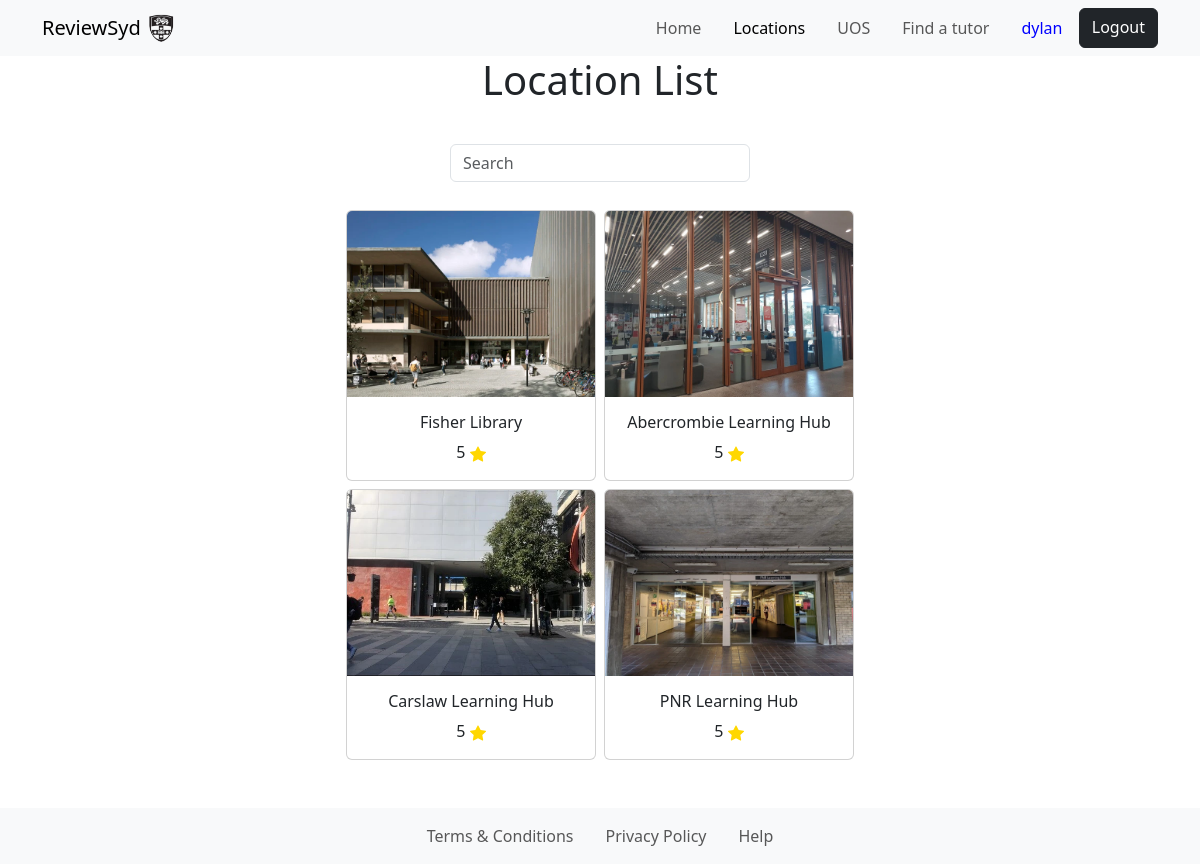
Screenshot of /locationList/ (signed in) with the database file from the repository.
### myapp/models.py (models this page shows)
class Locations(models.Model):
    name= models.CharField(max_length=255)
    location= models.CharField(max_length=255)
    hours=models.CharField(max_length=255)
    website=models.CharField(max_length=255, blank=True)
    phone_number=models.CharField(max_length=255, blank=True)
    amenities=models.CharField(max_length=255, blank=True)
    avgNoise=models.IntegerField(blank=True, default=0)
    avgAmen=models.IntegerField(blank=True, default=0)
    avgClean=models.IntegerField(blank=True, default=0)
    nearPlaces=models.CharField(max_length=255, blank=True)
    nearby = models.ManyToManyField('self', blank=True)
    image = models.ImageField(upload_to='location_images/', blank=True)
    amenities=models.ManyToManyField(Amenity, blank=True)

### myapp/views.py (the view)
# urls.py: path("locationList/", views.locationList, name="location list"),
@login_required
def locationList(request):
    results=Locations.objects.all()
    return render(request, "locationList.html", {"locations": results, "navbar": "locations"})

### myapp/templates/locationList.html (shortened to what this page needs)
{%extends "hf.html"%}{%block title%}Location List{%endblock%}
{%block content%}
{% load static %}
<div class="font-weight-bold h1 pb-3 text-center">Location List</div>
<div class="input-group rounded w-25 mx-auto py-3">
    <input type="search" id="search" class="form-control rounded" placeholder="Search" aria-label="Search" aria-describedby="search-addon" />
</div>
<div style="margin-bottom:100px;">
    <div id="locations" class="row mx-auto w-50 pt-2 text-center d-flex justify-content-center align-items-center">
        {%for location in locations%}
            <div class="card col-5 m-1">
                <a
                    href="{% url 'location' location.name %}"
                    style="text-decoration: none; color: inherit"
                >
                    {% if location.image%}
                        <img src="{{ location.image.url }}" class="card-img-top img-fluid" alt="Location Image">
                    {%else%}
                        <img src="{% static 'images/default_location.png' %}" alt="Location Image">
                    {%endif%}
                    <div class="card-body">
                        <h6 class="card-text">{{ location.name }}</h6>
                        <p class="mb-0">
                            5
                        </p>
                    </div>
                </a>
            </div>
        {%endfor%}
    </div>
</div>
{%endblock%}

### myapp/templates/hf.html (shortened to what this page needs)
{% load static %}
<!DOCTYPE html>
<html>
    <head>
        <link rel="stylesheet" href="{% static 'style.css' %}">
        <link href="https://cdn.jsdelivr.net/npm/bootstrap@5.3.2/dist/css/bootstrap.min.css" rel="stylesheet">
    </head>
    <body>
        <body>
            <nav class="navbar navbar-expand-lg navbar-light bg-light">
                <div class="container">
                    <a class="navbar-brand" href="{% url 'home' %}">
                        ReviewSyd
                        <img
                            src="/static/images/logo.png"
                            width="30"
                            height="30"
                            class="d-inline-block align-top"
                            alt=""
                        />
                    </a>
                    <div
                        class="collapse navbar-collapse justify-content-end"
                        id="navbarNav"
                    >
                        <ul class="navbar-nav">
                            <li class="nav-item">
                                <a
                                    class="nav-link {% if navbar == 'home' %} active {% endif %} me-3"
                                    aria-current="page"
                                    href="{% url 'home' %}"
                                    >Home</a
                                >
                            </li>
                            <li class="nav-item">
                                <a
                                    class="nav-link {% if navbar == 'locations' %} active {% endif %} me-3"
                                    aria-current="page"
                                    href="{% url 'location list' %}"
                                    >Locations</a
                                >
                            </li>
                            <li class="nav-item">
                                <a
                                    class="nav-link {% if navbar == 'uos' %} active {% endif %} me-3"
                                    aria-current="page"
                                    href="{% url 'UoSList' %}"
                                    >UOS</a
                                >
                            </li>
                            <li class="nav-item">
                                <a
                                    class="nav-link {% if navbar == 'tutor' %} active {% endif %} me-3"
                                    aria-current="page"
                                    href="{% url 'findTutor' %}"
                                    >Find a tutor</a
                                >
                            </li>
                            {% if user.is_authenticated %}
                                <li class="nav-item">
                                    <a href="{% url 'accountSettings' %}" class="nav-link" style="color: blue;">{{ user.first_name }} &nbsp;</a>
                                </li>
                            {% endif %}
                            {% if not user.is_authenticated %}
                                <a href="{% url 'login_view' %}" class="btn btn-primary rounded-2">Login</a>
                            {% else %}
                                <a href="{% url 'logout_view' %}" class="btn btn-dark rounded-2">Logout</a>
                            {% endif %}
                        </ul>
                    </div>
                </div>
            </nav>
            {% block content %}
            {% endblock content %}
            <nav class="navbar navbar-expand-lg navbar-light bg-light fixed-bottom" id="botNavbar">
                <div class="container-fluid justify-content-center" id="botNavbar">
                    <ul class="navbar-nav">
                      <li class="nav-item">
                        <a class="nav-link me-3" href="{% url 'terms and conditions' %}">Terms & Conditions</a>
                      </li>
                      <li class="nav-item">
                        <a class="nav-link me-3" href="{% url 'privacy' %}">Privacy Policy</a>
                      </li>
                      <li class="nav-item">
                        <a class="nav-link" href="{% url 'help' %}">Help</a>
                      </li>
                    </ul>
                </div>
            </nav>
        </body>
    </body>
</html>

### myapp/templates/locationList.html (style rules this page uses)
.row>* { padding-left: 0; padding-right: 0; }

### rows the page displays
Locations: image (picture), name "Fisher Library"
Locations: image (picture), name "Abercrombie Learning Hub"
Locations: image (picture), name "Carslaw Learning Hub"
Locations: image (picture), name "PNR Learning Hub"

### other values shown
{{ user.first_name }} "dylan"
